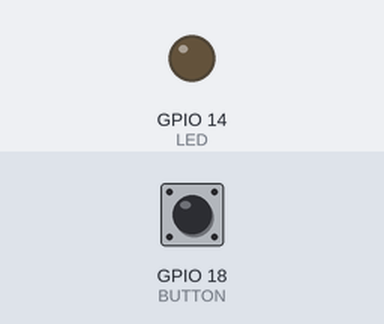
Bench run of a program on a simulated Raspberry Pi (BCM pin numbers). Parts: output pins drawn as LEDs (lit = HIGH). Dashed ring = blinking. The inputs (shaded band) are chosen by the test bench; at power-on: GPIO 18 (BUTTON) LOW.

Above: at 1.2 s.
1.3 s: GPIO 18 (BUTTON) pulled HIGH for 1 s
At 1.45 s:
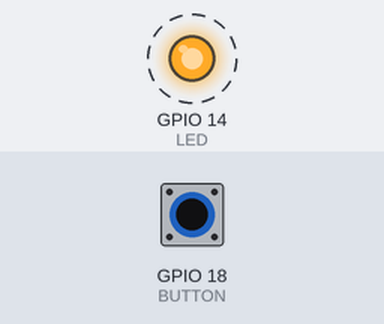
3.8 s: GPIO 18 (BUTTON) pulled HIGH for 0.15 s
At 4.1 s:
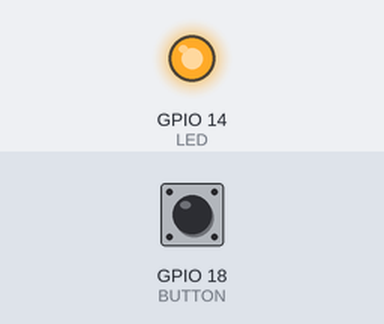
5.4 s: GPIO 18 (BUTTON) pulled HIGH for 3.2 s
At 8.8 s:
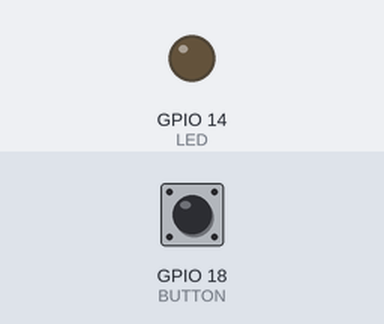
Timing chart, 0 to 10.3 s (numbered marks = the images above; inputs shaded):
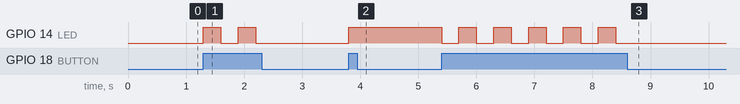

Measured:
- after the input at 1.3 s, GPIO 14 (LED): alternates HIGH for 0.30 s and LOW for 0.30 s, 4 changes in all, then stays LOW, starting at once
- after the input at 3.8 s, GPIO 14 (LED): LOW → HIGH at once
- after the input at 5.4 s, GPIO 14 (LED): alternates HIGH for 0.30 s and LOW for 0.30 s, 11 changes in all, then stays LOW, starting at once

The program:

push_button_toggle_gpio.py
```python
import RPi.GPIO as GPIO
import time

LED = 14
BUTTON = 18

GPIO.setmode(GPIO.BCM)
GPIO.setup(LED, GPIO.OUT)
GPIO.setup(BUTTON, GPIO.IN, pull_up_down=GPIO.PUD_DOWN)

state = False

try:
    while True:
        if GPIO.input(BUTTON):
            state = not state
            GPIO.output(LED, state)
            time.sleep(0.3)
except KeyboardInterrupt:
    GPIO.cleanup()
```
